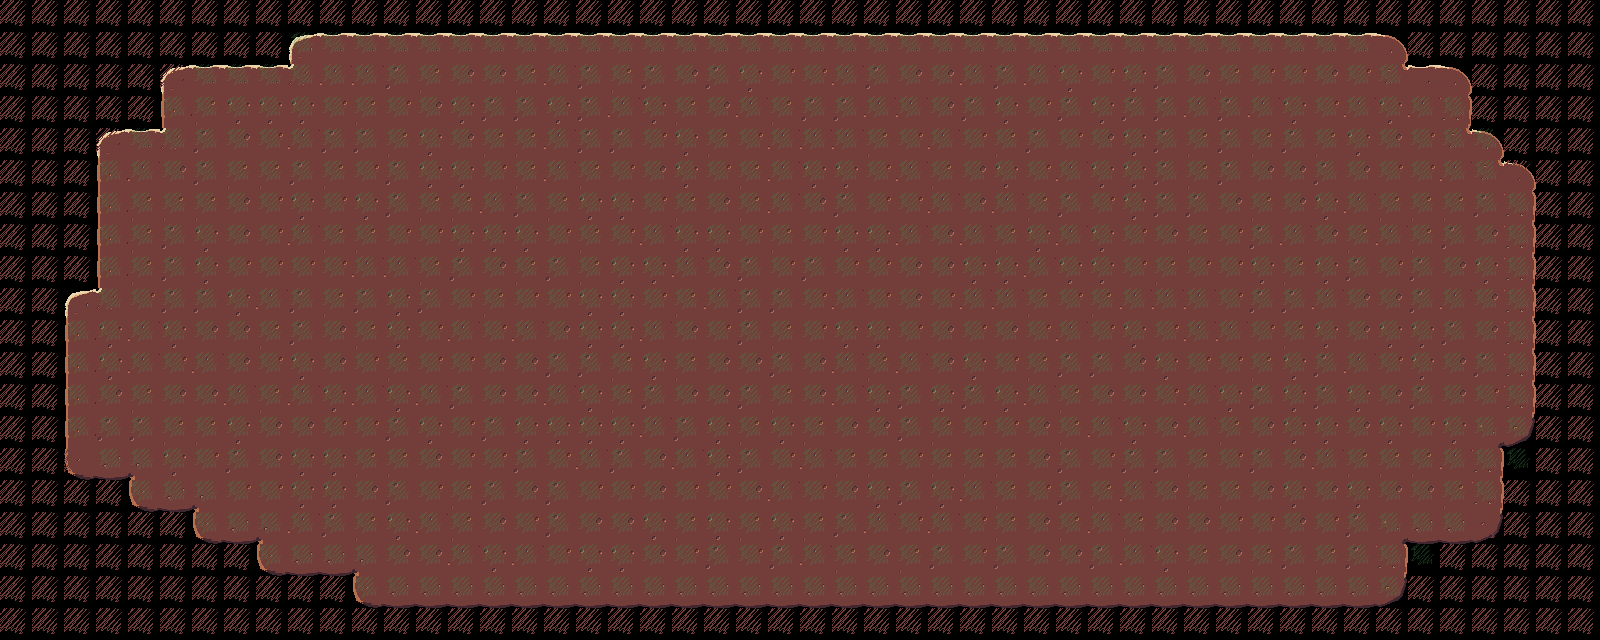

This is a level from a 2D game, rendered from its Tiled map with the project's own tilesets. A one-line summary and the complete map file follow:
An orthogonal 50x20 tile map with 32x32 px tiles, 3 tile layers (background, grass, foreground) and 2 objects (farmer, salespoint).

<map version="1.0" tiledversion="1.0.3" orientation="orthogonal" renderorder="right-down" width="50" height="20" tilewidth="32" tileheight="32" nextobjectid="16">
 <tileset firstgid="1" source="tiles.tsx" />
 <layer name="background" width="50" height="20">
  <data encoding="csv">
0,0,0,0,0,0,0,0,0,0,0,0,0,0,0,0,0,0,0,0,0,0,0,0,0,0,0,0,0,0,0,0,0,0,0,0,0,0,0,0,0,0,0,0,0,0,0,0,0,0,
0,0,0,0,0,0,0,0,0,17,18,18,18,18,18,18,18,18,18,18,18,18,18,18,18,18,18,18,18,18,18,18,18,18,18,18,18,18,18,18,18,18,18,19,0,0,0,0,0,0,
0,0,0,0,0,17,18,18,18,29,26,26,30,22,37,37,22,26,30,22,30,37,30,36,38,38,26,30,37,37,26,30,26,36,38,36,30,37,22,38,38,37,38,28,18,19,0,0,0,0,
0,0,0,0,0,25,22,36,36,36,38,22,38,37,36,30,30,36,30,26,36,22,37,26,22,30,30,26,26,37,30,36,38,30,36,30,30,26,30,26,36,38,26,36,26,27,0,0,0,0,
0,0,0,17,18,29,30,37,38,26,30,30,22,36,37,22,22,26,30,30,38,36,22,38,26,26,26,22,38,26,38,22,30,38,37,36,30,22,30,22,30,22,36,37,38,28,19,0,0,0,
0,0,0,25,26,37,30,22,22,30,22,38,30,36,36,38,22,26,22,38,37,36,38,22,26,36,36,38,26,22,37,36,38,26,36,36,30,22,30,37,37,30,37,38,38,26,28,19,0,0,
0,0,0,25,22,22,22,37,38,36,38,36,30,22,22,26,30,22,36,36,38,22,37,22,26,37,30,38,38,26,37,26,22,30,38,36,30,30,37,22,37,36,26,22,22,22,30,27,0,0,
0,0,0,25,22,30,36,37,38,26,22,22,38,38,36,36,36,38,22,38,26,36,36,38,22,38,36,36,26,37,26,22,36,26,36,38,37,22,38,30,26,37,22,26,22,30,37,27,0,0,
0,0,0,25,22,30,36,38,38,38,38,26,26,22,30,37,22,30,22,36,36,26,37,30,38,30,38,38,37,37,36,36,26,36,36,38,22,38,38,36,22,36,30,38,30,37,36,27,0,0,
0,0,17,29,38,30,30,36,26,30,22,30,36,30,38,22,38,38,36,36,38,22,26,30,30,38,26,38,37,38,26,26,22,38,22,26,26,26,38,30,30,26,37,37,30,26,37,27,0,0,
0,0,25,36,26,36,37,37,22,30,37,22,36,38,26,38,26,37,36,36,26,37,38,30,22,38,36,36,38,37,38,37,38,26,38,36,38,26,26,38,22,36,37,36,36,30,37,27,0,0,
0,0,25,36,26,38,26,37,38,36,37,38,22,38,38,37,37,30,30,22,36,22,37,37,30,37,26,22,26,37,36,38,22,30,30,37,36,38,38,22,36,30,26,38,36,37,30,27,0,0,
0,0,25,37,22,37,37,26,22,26,36,26,36,26,30,37,37,26,36,22,30,37,37,30,22,37,26,36,30,36,30,36,26,22,37,37,38,26,36,30,36,30,36,37,30,37,38,27,0,0,
0,0,25,30,30,22,22,36,37,37,38,38,30,36,38,30,36,36,36,36,26,30,36,22,36,22,37,37,30,22,38,38,37,22,26,36,37,26,22,37,36,36,37,36,38,36,20,35,0,0,
0,0,33,34,21,36,38,30,37,36,36,22,22,37,38,38,30,38,26,30,37,26,36,30,38,26,22,22,38,22,22,22,37,30,38,30,30,22,38,30,37,26,22,22,22,26,27,0,0,0,
0,0,0,0,33,34,21,38,38,36,36,37,30,38,22,30,37,30,38,38,37,38,38,37,26,38,37,36,30,36,26,22,38,30,22,26,37,22,22,37,36,37,36,37,37,22,27,0,0,0,
0,0,0,0,0,0,33,34,21,26,30,22,36,26,22,37,38,30,37,37,36,22,36,22,36,22,30,26,38,26,38,22,37,22,26,22,37,37,38,38,37,38,30,20,34,34,35,0,0,0,
0,0,0,0,0,0,0,0,33,34,34,21,37,37,26,36,26,38,36,36,37,38,30,38,30,26,22,37,22,30,38,30,37,37,30,26,36,22,37,22,30,22,30,27,0,0,0,0,0,0,
0,0,0,0,0,0,0,0,0,0,0,33,34,34,34,34,34,34,34,34,34,34,34,34,34,34,34,34,34,34,34,34,34,34,34,34,34,34,34,34,34,34,34,35,0,0,0,0,0,0,
0,0,0,0,0,0,0,0,0,0,0,0,0,0,0,0,0,0,0,0,0,0,0,0,0,0,0,0,0,0,0,0,0,0,0,0,0,0,0,0,0,0,0,0,0,0,0,0,0,0
</data>
 </layer>
 <layer name="grass" width="50" height="20" opacity="0.31">
  <data encoding="csv">
0,0,0,0,0,0,0,0,0,0,0,0,0,0,0,0,0,0,0,0,0,0,0,0,0,0,0,0,0,0,0,0,0,0,0,0,0,0,0,0,0,0,0,0,0,0,0,0,0,0,
0,0,0,0,0,0,0,0,0,2,2,2,2,2,2,2,2,2,2,2,2,2,2,2,2,2,2,2,2,2,2,2,2,2,2,2,2,2,2,2,2,2,2,0,0,0,0,0,0,0,
0,0,0,0,0,0,2,2,2,2,2,2,2,2,2,2,2,2,2,2,2,2,2,2,2,2,2,2,2,2,2,2,2,2,2,2,2,2,2,2,2,2,2,2,0,0,0,0,0,0,
0,0,0,0,0,2,2,2,2,2,2,2,2,2,2,2,2,2,2,2,2,2,2,2,2,2,2,2,2,2,2,2,2,2,2,2,2,2,2,2,2,2,2,2,2,2,0,0,0,0,
0,0,0,0,2,2,2,2,2,2,2,2,2,2,2,2,2,2,2,2,2,2,2,2,2,2,2,2,2,2,2,2,2,2,2,2,2,2,2,2,2,2,2,2,2,2,2,0,0,0,
0,0,0,2,2,2,2,2,2,2,2,2,2,2,2,2,2,2,2,2,2,2,2,2,2,2,2,2,2,2,2,2,2,2,2,2,2,2,2,2,2,2,2,2,2,2,2,0,0,0,
0,0,0,2,2,2,2,2,2,2,2,2,2,2,2,2,2,2,2,2,2,2,2,2,2,2,2,2,2,2,2,2,2,2,2,2,2,2,2,2,2,2,2,2,2,2,2,2,0,0,
0,0,0,2,2,2,2,2,2,2,2,2,2,2,2,2,2,2,2,2,2,2,2,2,2,2,2,2,2,2,2,2,2,2,2,2,2,2,2,2,2,2,2,2,2,2,2,2,0,0,
0,0,0,2,2,2,2,2,2,2,2,2,2,2,2,2,2,2,2,2,2,2,2,2,2,2,2,2,2,2,2,2,2,2,2,2,2,2,2,2,2,2,2,2,2,2,2,2,0,0,
0,0,0,2,2,2,2,2,2,2,2,2,2,2,2,2,2,2,2,2,2,2,2,2,2,2,2,2,2,2,2,2,2,2,2,2,2,2,2,2,2,2,2,2,2,2,2,2,0,0,
0,0,2,2,2,2,2,2,2,2,2,2,2,2,2,2,2,2,2,2,2,2,2,2,2,2,2,2,2,2,2,2,2,2,2,2,2,2,2,2,2,2,2,2,2,2,2,2,0,0,
0,0,2,2,2,2,2,2,2,2,2,2,2,2,2,2,2,2,2,2,2,2,2,2,2,2,2,2,2,2,2,2,2,2,2,2,2,2,2,2,2,2,2,2,2,2,2,2,0,0,
0,0,2,2,2,2,2,2,2,2,2,2,2,2,2,2,2,2,2,2,2,2,2,2,2,2,2,2,2,2,2,2,2,2,2,2,2,2,2,2,2,2,2,2,2,2,2,2,0,0,
0,0,2,2,2,2,2,2,2,2,2,2,2,2,2,2,2,2,2,2,2,2,2,2,2,2,2,2,2,2,2,2,2,2,2,2,2,2,2,2,2,2,2,2,2,2,2,2,0,0,
0,0,0,2,2,2,2,2,2,2,2,2,2,2,2,2,2,2,2,2,2,2,2,2,2,2,2,2,2,2,2,2,2,2,2,2,2,2,2,2,2,2,2,2,2,2,2,2,0,0,
0,0,0,0,2,2,2,2,2,2,2,2,2,2,2,2,2,2,2,2,2,2,2,2,2,2,2,2,2,2,2,2,2,2,2,2,2,2,2,2,2,2,2,2,2,2,2,0,0,0,
0,0,0,0,0,0,2,2,2,2,2,2,2,2,2,2,2,2,2,2,2,2,2,2,2,2,2,2,2,2,2,2,2,2,2,2,2,2,2,2,2,2,2,2,2,2,0,0,0,0,
0,0,0,0,0,0,0,0,2,2,2,2,2,2,2,2,2,2,2,2,2,2,2,2,2,2,2,2,2,2,2,2,2,2,2,2,2,2,2,2,2,2,2,2,2,0,0,0,0,0,
0,0,0,0,0,0,0,0,0,0,0,2,2,2,2,2,2,2,2,2,2,2,2,2,2,2,2,2,2,2,2,2,2,2,2,2,2,2,2,2,2,2,2,2,0,0,0,0,0,0,
0,0,0,0,0,0,0,0,0,0,0,0,0,0,0,0,0,0,0,0,0,0,0,0,0,0,0,0,0,0,0,0,0,0,0,0,0,0,0,0,0,0,0,0,0,0,0,0,0,0
</data>
 </layer>
 <layer name="foreground" width="50" height="20">
  <data encoding="csv">
1,1,1,1,1,1,1,1,1,1,1,1,1,1,1,1,1,1,1,1,1,1,1,1,1,1,1,1,1,1,1,1,1,1,1,1,1,1,1,1,1,1,1,1,1,1,1,1,1,1,
1,1,1,1,1,1,1,1,1,0,0,0,0,0,0,0,0,0,0,0,0,0,0,0,0,0,0,0,0,0,0,0,0,0,0,0,0,0,0,0,0,0,0,0,1,1,1,1,1,1,
1,1,1,1,1,1,0,0,0,0,0,0,0,0,0,0,0,0,0,0,0,0,0,0,0,0,0,0,0,0,0,0,0,0,0,0,0,0,0,0,0,0,0,0,0,0,1,1,1,1,
1,1,1,1,1,0,0,0,0,0,0,0,0,0,0,0,0,0,0,0,0,0,0,0,0,0,0,0,0,0,0,0,0,0,0,0,0,0,0,0,0,0,0,0,0,0,1,1,1,1,
1,1,1,1,0,0,0,0,0,0,0,0,0,0,0,0,0,0,0,0,0,0,0,0,0,0,0,0,0,0,0,0,0,0,0,0,0,0,0,0,0,0,0,0,0,0,0,1,1,1,
1,1,1,0,0,0,0,0,0,0,0,0,0,0,0,0,0,0,0,0,0,0,0,0,0,0,0,0,0,0,0,0,0,0,0,0,0,0,0,0,0,0,0,0,0,0,0,1,1,1,
1,1,1,0,0,0,0,0,0,0,0,0,0,0,0,0,0,0,0,0,0,0,0,0,0,0,0,0,0,0,0,0,0,0,0,0,0,0,0,0,0,0,0,0,0,0,0,0,1,1,
1,1,1,0,0,0,0,0,0,0,0,0,0,0,0,0,0,0,0,0,0,0,0,0,0,0,0,0,0,0,0,0,0,0,0,0,0,0,0,0,0,0,0,0,0,0,0,0,1,1,
1,1,1,0,0,0,0,0,0,0,0,0,0,0,0,0,0,0,0,0,0,0,0,0,0,0,0,0,0,0,0,0,0,0,0,0,0,0,0,0,0,0,0,0,0,0,0,0,1,1,
1,1,0,0,0,0,0,0,0,0,0,0,0,0,0,0,0,0,0,0,0,0,0,0,0,0,0,0,0,0,0,0,0,0,0,0,0,0,0,0,0,0,0,0,0,0,0,0,1,1,
1,1,0,0,0,0,0,0,0,0,0,0,0,0,0,0,0,0,0,0,0,0,0,0,0,0,0,0,0,0,0,0,0,0,0,0,0,0,0,0,0,0,0,0,0,0,0,0,1,1,
1,1,0,0,0,0,0,0,0,0,0,0,0,0,0,0,0,0,0,0,0,0,0,0,0,0,0,0,0,0,0,0,0,0,0,0,0,0,0,0,0,0,0,0,0,0,0,0,1,1,
1,1,0,0,0,0,0,0,0,0,0,0,0,0,0,0,0,0,0,0,0,0,0,0,0,0,0,0,0,0,0,0,0,0,0,0,0,0,0,0,0,0,0,0,0,0,0,0,1,1,
1,1,0,0,0,0,0,0,0,0,0,0,0,0,0,0,0,0,0,0,0,0,0,0,0,0,0,0,0,0,0,0,0,0,0,0,0,0,0,0,0,0,0,0,0,0,0,0,1,1,
1,1,1,0,0,0,0,0,0,0,0,0,0,0,0,0,0,0,0,0,0,0,0,0,0,0,0,0,0,0,0,0,0,0,0,0,0,0,0,0,0,0,0,0,0,0,0,0,1,1,
1,1,1,1,0,0,0,0,0,0,0,0,0,0,0,0,0,0,0,0,0,0,0,0,0,0,0,0,0,0,0,0,0,0,0,0,0,0,0,0,0,0,0,0,0,0,0,1,1,1,
1,1,1,1,1,1,0,0,0,0,0,0,0,0,0,0,0,0,0,0,0,0,0,0,0,0,0,0,0,0,0,0,0,0,0,0,0,0,0,0,0,0,0,0,0,0,1,1,1,1,
1,1,1,1,1,1,1,1,0,0,0,0,0,0,0,0,0,0,0,0,0,0,0,0,0,0,0,0,0,0,0,0,0,0,0,0,0,0,0,0,0,0,0,0,0,1,1,1,1,1,
1,1,1,1,1,1,1,1,1,1,1,0,0,0,0,0,0,0,0,0,0,0,0,0,0,0,0,0,0,0,0,0,0,0,0,0,0,0,0,0,0,0,0,0,1,1,1,1,1,1,
1,1,1,1,1,1,1,1,1,1,1,1,1,1,1,1,1,1,1,1,1,1,1,1,1,1,1,1,1,1,1,1,1,1,1,1,1,1,1,1,1,1,1,1,1,1,1,1,1,1
</data>
 </layer>
 <objectgroup name="objectlayer">
  <object id="1" name="farmer" gid="2" x="536.461" y="490.957" width="32" height="32" />
  <object id="12" name="salespoint" gid="1" x="787.444" y="368.515" width="32" height="32" />
 </objectgroup>
</map>
